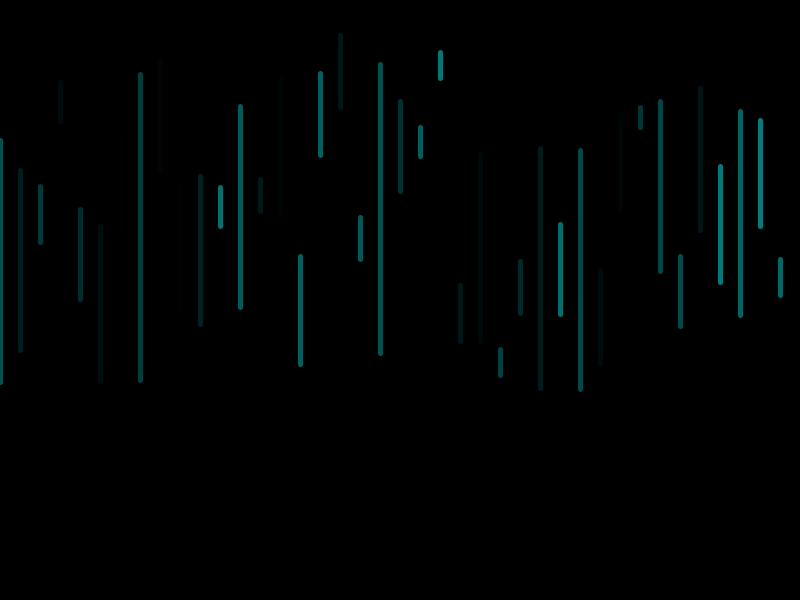
Frame 1 (no input)
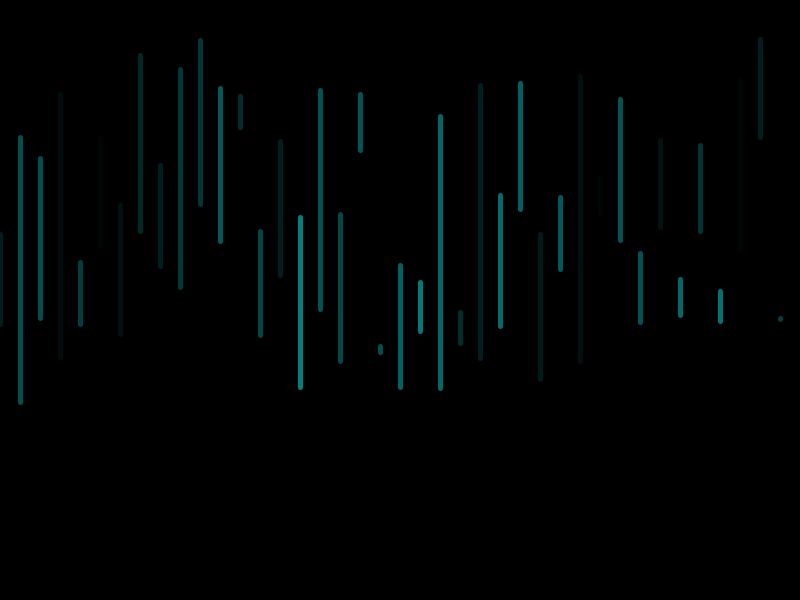
Frame 60 (the mouse pressed at the canvas centre just before this capture)
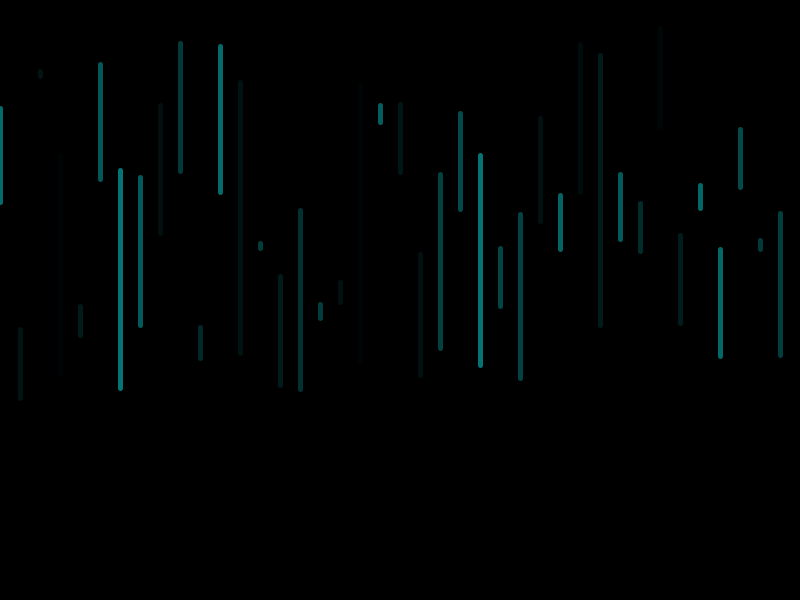
Frame 120 (the mouse held since frame 60 and released just before this capture)

The Processing sketch that drew these frames (run headless with seeded random() and noise(); from frame 60 on, the mouse is pressed at the canvas centre):

// Processing sketch: processing_46232
// ── processing_46232.pde


float a=0.0;
float inc = TWO_PI/25.0;

void setup(){
  size(800,600);
  background(255,255,255);
  smooth();
  frameRate(5);
}



void draw(){
  
   noStroke();
    fill(0,0,0,255);
    rect(0, 0, width, height);
   
  for (int i=0; i<width; i=i+20){
    strokeWeight(5);
    stroke(5, 127,127, random(255));
   line(i,random(50,width/2), i, random(50,width/2)+sin(a)*40.0);
    a = a + inc; 
  }
  
  
}
